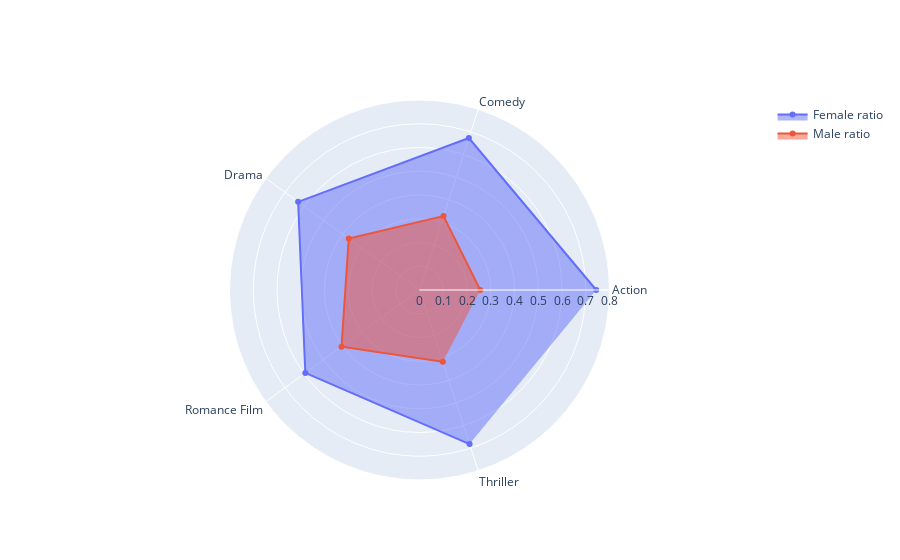

Source (notebook cell):
### Markdown cell above
# TO DO
* Checker github website
* boostrap mean 
* nature code
* score ratio + role

### Code cell
import plotly.graph_objects as go

categories = movie_genres_female.index.to_list()
female_ratio = movie_genres_female.female_ratio.to_list()
male_ratio = 1- np.array(female_ratio)

fig = go.Figure()

fig.add_trace(go.Scatterpolar(
      r=male_ratio,
      theta=categories + [categories[0]],
      fill='toself',
      name='Female ratio'
))

fig.add_trace(go.Scatterpolar(
      r=female_ratio,
      theta=categories,
      fill='toself',
      name='Male ratio'
))

fig.update_layout(
  polar=dict(
    radialaxis=dict(
      visible=True,
      range=[0, 0.8]
    )),
  showlegend=True
)

fig.show()

### Figure 1 — Plotly figure (JSON) as saved in the notebook; plotly's stock layout.template omitted (floating-point values rounded to 4 significant figures)
{"data": [{"fill": "toself", "name": "Female ratio", "r": [0.7441, 0.6729, 0.6317, 0.5942, 0.6821], "theta": ["Action", "Comedy", "Drama", "Romance Film", "Thriller", "Action"], "type": "scatterpolar"}, {"fill": "toself", "name": "Male ratio", "r": [0.2559, 0.3271, 0.3683, 0.4058, 0.3179], "theta": ["Action", "Comedy", "Drama", "Romance Film", "Thriller"], "type": "scatterpolar"}], "layout": {"polar": {"radialaxis": {"range": [0, 0.8], "visible": true}}, "showlegend": true}}
